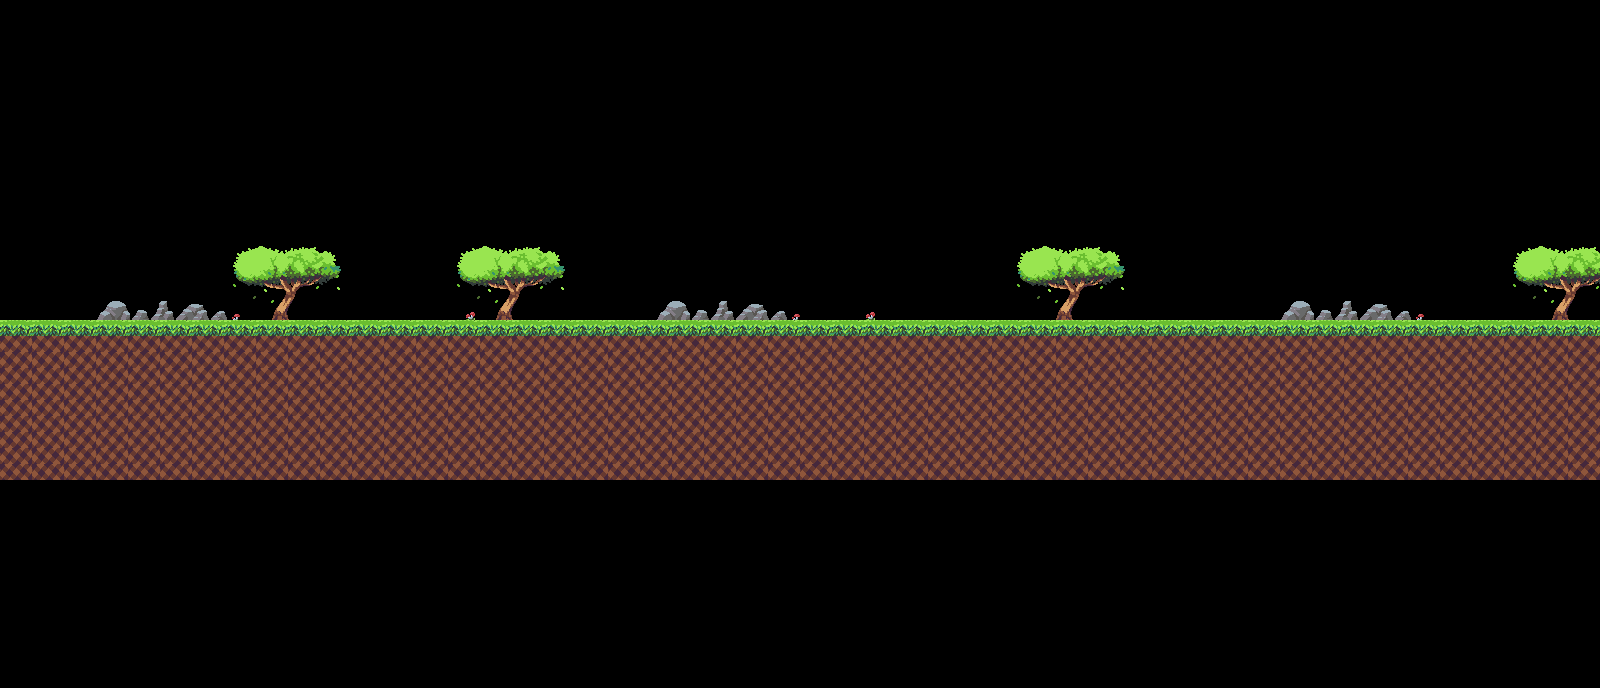

A 2D game scene composited from a Tiled map and its tileset images. What follows is a short description and the map's XML, with each tile layer's data collapsed to a summary:
An orthogonal 100x43 tile map with 16x16 px tiles, 2 tile layers (decorate, terrain), 2 hidden layers not drawn, 5 tilesets and 100 objects.

<map version="1.10" tiledversion="1.10.1" orientation="orthogonal" renderorder="right-down" width="100" height="43" tilewidth="16" tileheight="16" infinite="0" nextlayerid="42" nextobjectid="66233">
 <tileset firstgid="1" source="../prototype/prototype16.tsx" />
 <tileset firstgid="155" source="../TileSet/Assets.tsx" />
 <tileset firstgid="477" source="../TileSet/atlas.tsx" />
 <tileset firstgid="1501" source="../TileSet/main_lev_build_1.tsx" />
 <tileset firstgid="5597" source="../TileSet/TX Village Props.tsx" />
 <layer id="10" name="background" width="100" height="43" visible="0">
  <data>[4300 cells, 16 non-empty, 3 distinct tile ids]</data>
 </layer>
 <layer id="1" name="prototype" width="100" height="43" visible="0" opacity="0.9">
  <data>[4300 cells, 1000 non-empty, 1 distinct tile ids]</data>
 </layer>
 <layer id="25" name="decorate" width="100" height="43">
  <properties>
   <property name="unity:layer" value="Ignore Raycast" />
  </properties>
  <data>[4300 cells, 203 non-empty, 59 distinct tile ids]</data>
 </layer>
 <layer id="7" name="terrain" width="100" height="43">
  <data>[4300 cells, 1000 non-empty, 4 distinct tile ids]</data>
 </layer>
 <objectgroup id="40" name="collider">
  <properties>
   <property name="unity:layer" value="Ground" />
  </properties>
  <object id="66081" x="0" y="320">
   <polyline points="0,0 32,0 32,16 0,16 0,0" />
  </object>
  <object id="66082" x="32" y="320">
   <polyline points="0,0 32,0 32,16 0,16 0,0" />
  </object>
  <object id="66083" x="64" y="320">
   <polyline points="0,0 32,0 32,16 0,16 0,0" />
  </object>
  <object id="66084" x="96" y="320">
   <polyline points="0,0 32,0 32,16 0,16 0,0" />
  </object>
  <object id="66085" x="128" y="320">
   <polyline points="0,0 32,0 32,16 0,16 0,0" />
  </object>
  <object id="66086" x="160" y="320">
   <polyline points="0,0 32,0 32,16 0,16 0,0" />
  </object>
  <object id="66087" x="192" y="320">
   <polyline points="0,0 32,0 32,16 0,16 0,0" />
  </object>
  <object id="66088" x="224" y="320">
   <polyline points="0,0 32,0 32,16 0,16 0,0" />
  </object>
  <object id="66089" x="256" y="320">
   <polyline points="0,0 32,0 32,16 0,16 0,0" />
  </object>
  <object id="66090" x="288" y="320">
   <polyline points="0,0 32,0 32,16 0,16 0,0" />
  </object>
  <object id="66091" x="320" y="320">
   <polyline points="0,0 32,0 32,16 0,16 0,0" />
  </object>
  <object id="66092" x="352" y="320">
   <polyline points="0,0 32,0 32,16 0,16 0,0" />
  </object>
  <object id="66093" x="384" y="320">
   <polyline points="0,0 32,0 32,16 0,16 0,0" />
  </object>
  <object id="66094" x="416" y="320">
   <polyline points="0,0 32,0 32,16 0,16 0,0" />
  </object>
  <object id="66095" x="448" y="320">
   <polyline points="0,0 32,0 32,16 0,16 0,0" />
  </object>
  <object id="66096" x="480" y="320">
   <polyline points="0,0 32,0 32,16 0,16 0,0" />
  </object>
  <object id="66097" x="512" y="320">
   <polyline points="0,0 32,0 32,16 0,16 0,0" />
  </object>
  <object id="66098" x="544" y="320">
   <polyline points="0,0 32,0 32,16 0,16 0,0" />
  </object>
  <object id="66099" x="576" y="320">
   <polyline points="0,0 32,0 32,16 0,16 0,0" />
  </object>
  <object id="66100" x="608" y="320">
   <polyline points="0,0 32,0 32,16 0,16 0,0" />
  </object>
  <object id="66101" x="640" y="320">
   <polyline points="0,0 32,0 32,16 0,16 0,0" />
  </object>
  <object id="66102" x="672" y="320">
   <polyline points="0,0 32,0 32,16 0,16 0,0" />
  </object>
  <object id="66103" x="704" y="320">
   <polyline points="0,0 32,0 32,16 0,16 0,0" />
  </object>
  <object id="66104" x="736" y="320">
   <polyline points="0,0 32,0 32,16 0,16 0,0" />
  </object>
  <object id="66105" x="768" y="320">
   <polyline points="0,0 32,0 32,16 0,16 0,0" />
  </object>
  <object id="66106" x="800" y="320">
   <polyline points="0,0 32,0 32,16 0,16 0,0" />
  </object>
  <object id="66107" x="832" y="320">
   <polyline points="0,0 32,0 32,16 0,16 0,0" />
  </object>
  <object id="66108" x="864" y="320">
   <polyline points="0,0 32,0 32,16 0,16 0,0" />
  </object>
  <object id="66109" x="896" y="320">
   <polyline points="0,0 32,0 32,16 0,16 0,0" />
  </object>
  <object id="66110" x="928" y="320">
   <polyline points="0,0 32,0 32,16 0,16 0,0" />
  </object>
  <object id="66111" x="960" y="320">
   <polyline points="0,0 32,0 32,16 0,16 0,0" />
  </object>
  <object id="66112" x="992" y="320">
   <polyline points="0,0 32,0 32,16 0,16 0,0" />
  </object>
  <object id="66113" x="1024" y="320">
   <polyline points="0,0 32,0 32,16 0,16 0,0" />
  </object>
  <object id="66114" x="1056" y="320">
   <polyline points="0,0 32,0 32,16 0,16 0,0" />
  </object>
  <object id="66115" x="1088" y="320">
   <polyline points="0,0 32,0 32,16 0,16 0,0" />
  </object>
  <object id="66116" x="1120" y="320">
   <polyline points="0,0 32,0 32,16 0,16 0,0" />
  </object>
  <object id="66117" x="1152" y="320">
   <polyline points="0,0 32,0 32,16 0,16 0,0" />
  </object>
  <object id="66118" x="1184" y="320">
   <polyline points="0,0 32,0 32,16 0,16 0,0" />
  </object>
  <object id="66119" x="1216" y="320">
   <polyline points="0,0 32,0 32,16 0,16 0,0" />
  </object>
  <object id="66120" x="1248" y="320">
   <polyline points="0,0 32,0 32,16 0,16 0,0" />
  </object>
  <object id="66121" x="1280" y="320">
   <polyline points="0,0 32,0 32,16 0,16 0,0" />
  </object>
  <object id="66122" x="1312" y="320">
   <polyline points="0,0 32,0 32,16 0,16 0,0" />
  </object>
  <object id="66123" x="1344" y="320">
   <polyline points="0,0 32,0 32,16 0,16 0,0" />
  </object>
  <object id="66124" x="1376" y="320">
   <polyline points="0,0 32,0 32,16 0,16 0,0" />
  </object>
  <object id="66125" x="1408" y="320">
   <polyline points="0,0 32,0 32,16 0,16 0,0" />
  </object>
  <object id="66126" x="1440" y="320">
   <polyline points="0,0 32,0 32,16 0,16 0,0" />
  </object>
  <object id="66127" x="1472" y="320">
   <polyline points="0,0 32,0 32,16 0,16 0,0" />
  </object>
  <object id="66128" x="1504" y="320">
   <polyline points="0,0 32,0 32,16 0,16 0,0" />
  </object>
  <object id="66129" x="1536" y="320">
   <polyline points="0,0 32,0 32,16 0,16 0,0" />
  </object>
  <object id="66130" x="1568" y="320">
   <polyline points="0,0 32,0 32,16 0,16 0,0" />
  </object>
  <object id="66183" x="0" y="320">
   <polyline points="0,0 32,0 32,16 0,16 0,0" />
  </object>
  <object id="66184" x="32" y="320">
   <polyline points="0,0 32,0 32,16 0,16 0,0" />
  </object>
  <object id="66185" x="64" y="320">
   <polyline points="0,0 32,0 32,16 0,16 0,0" />
  </object>
  <object id="66186" x="96" y="320">
   <polyline points="0,0 32,0 32,16 0,16 0,0" />
  </object>
  <object id="66187" x="128" y="320">
   <polyline points="0,0 32,0 32,16 0,16 0,0" />
  </object>
  <object id="66188" x="160" y="320">
   <polyline points="0,0 32,0 32,16 0,16 0,0" />
  </object>
  <object id="66189" x="192" y="320">
   <polyline points="0,0 32,0 32,16 0,16 0,0" />
  </object>
  <object id="66190" x="224" y="320">
   <polyline points="0,0 32,0 32,16 0,16 0,0" />
  </object>
  <object id="66191" x="256" y="320">
   <polyline points="0,0 32,0 32,16 0,16 0,0" />
  </object>
  <object id="66192" x="288" y="320">
   <polyline points="0,0 32,0 32,16 0,16 0,0" />
  </object>
  <object id="66193" x="320" y="320">
   <polyline points="0,0 32,0 32,16 0,16 0,0" />
  </object>
  <object id="66194" x="352" y="320">
   <polyline points="0,0 32,0 32,16 0,16 0,0" />
  </object>
  <object id="66195" x="384" y="320">
   <polyline points="0,0 32,0 32,16 0,16 0,0" />
  </object>
  <object id="66196" x="416" y="320">
   <polyline points="0,0 32,0 32,16 0,16 0,0" />
  </object>
  <object id="66197" x="448" y="320">
   <polyline points="0,0 32,0 32,16 0,16 0,0" />
  </object>
  <object id="66198" x="480" y="320">
   <polyline points="0,0 32,0 32,16 0,16 0,0" />
  </object>
  </objectgroup>
</map>
<!-- 34 of 100 objects omitted -->
